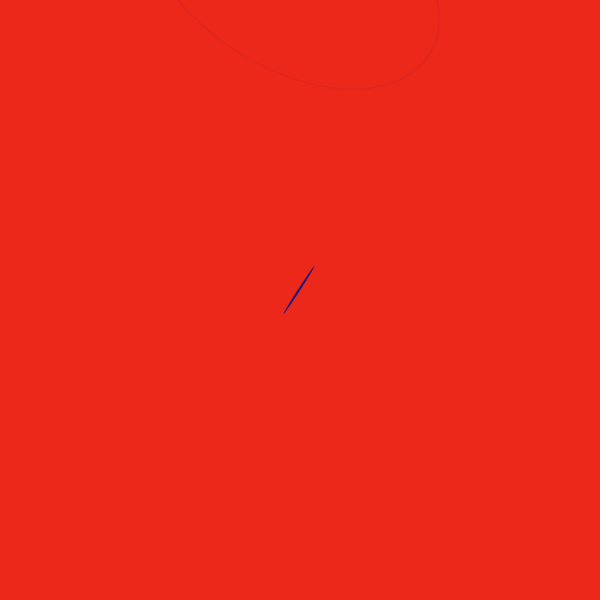
Frame 1 (no input)
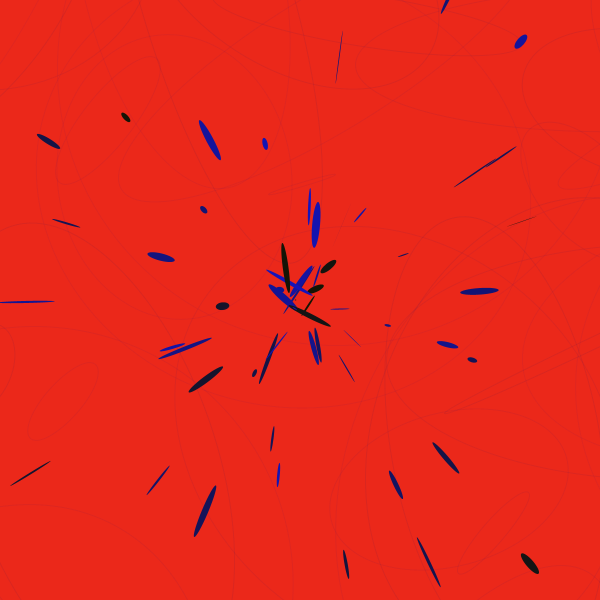
Frame 60 (the mouse pressed at the canvas centre just before this capture)
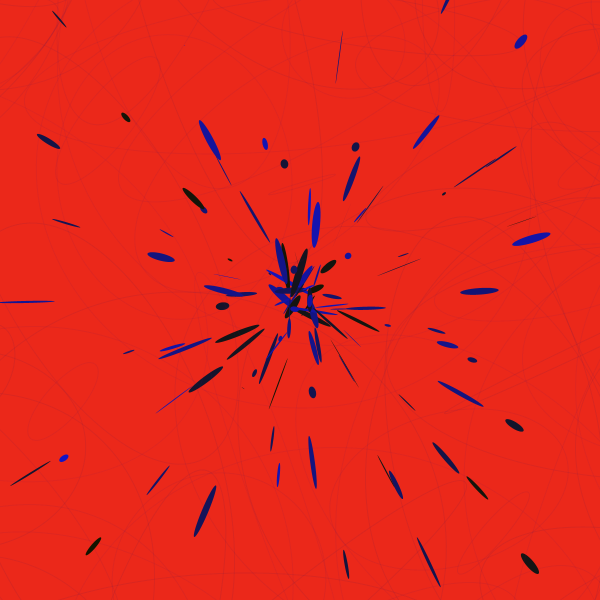
Frame 120 (the mouse held since frame 60 and released just before this capture)

The Processing sketch that drew these frames (run headless with seeded random() and noise(); from frame 60 on, the mouse is pressed at the canvas centre):

// Processing sketch: processing_111820
// ── processing_111820.pde


 
float x, y;
float angle = 70;
float r = 10;
float r1 = 10;
float diff = 10;
 
 
void setup() {
  size(600, 600);
 
  background(235, 40, 26);
   
}
 
void draw() {
 
 
  noStroke();
  fill(random(20, 0), random(20, 0), random(0, 200));
  x = r1 * cos(angle);
  y = r * sin(angle);
  translate(width/2, height/2);
  rotate(r);
  ellipse(x, y, random(0, 8), random(0, 60));
 
  noFill();
  stroke(random(10, 100), random(10, 20), 100, random(20, 0));
  ellipse(random(0, 600), random(0, 600), random(0, 600), random(0, 600));
 
 
 
 
  angle = angle +20;
  r = r - diff;
 
  if ( r == 0 || r == 400) {
    diff =  diff * -1;
  }
}
 
 
